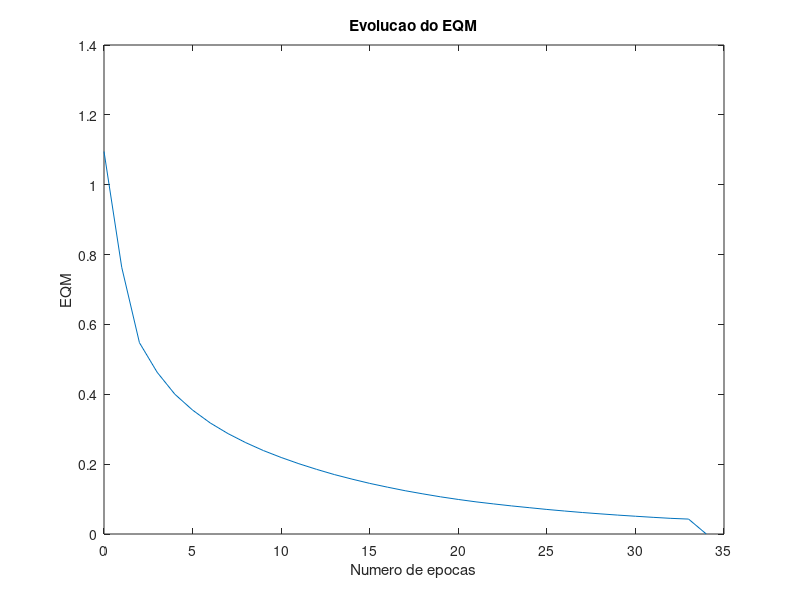

The MATLAB script that drew this image:
%************************************************************************
% Saida deve ser codificada em -1, 1
% X - Entrada (Nxne)
% d - Saida desejada (Nxns)
% N - numero de instâncias
% ne - numero de entradas
% ns - numero de saidas
% Exemplo
        X = [0 0; 0 1; 1 0; 1 1]
        d = [ -1; -1; -1; 1]
%        W=perceptron(X,d)
% ***********************************************************************

 %data=load('iris.txt');
 %X=data(:,1:4);
 
 IRIS_SETOSA = 1;
 IRIS_VERSICOLOR = 2;
 IRIS_VIRGINICA = 3;

function W=perceptron(X,d)

N=size(X,1);     % numero de exemplos
X=[ones(N,1),X]; % adciona o termo de bias
ne=size(X,2);    % numero de entradas
ns=size(d,2);    % numero de saidas
W = rand(ns,ne)/5; %inicializa os pesos
Y=calc_saida(X,W);  %calcula a saida do perceptron
erro = Y - d; % calcula o erro
EQM = 1/N*sum(sum(erro.*erro)); %Erro quadratico médico
nit = 0;
nitmax = 10000;
vet_erro=EQM;
while EQM > 1e-6 & nit<nitmax
    nit = nit + 1;
    dJdW = calc_grad(X,d,W,N);
    dir = -dJdW;
    alfa=calc_alfa(X,d,W,dir,N);
    W = W + alfa*dir;
    Y=calc_saida(X,W);
    erro = Y - d;
    EQM = 1/N*sum(sum(erro.*erro))
    vet_erro=[vet_erro;EQM];
end
%plot(0:nit,vet_erro,'linewidth',2)
plot(0:nit,vet_erro)
xlabel('Numero de epocas')
ylabel('EQM')
title ('Evolucao do EQM')
end

function clasificar_tipos(X)
  numeroColunas = size(X,2)
  numeroTotal = size(X,1);
  indice = 0;
  tipoLista = []
  
  while indice < numeroTotal
    indice = indice + 1;
    tipo = [X(indice, numeroColunas)];
    j = 0
    valorExistente = false
    while j<size(tipoLista, 2)
      j = j+1
      if tipoLista(j) == tipo
        valorExistente = true
      end  
    end
    
    if !valorExistente
      tipoLista = [tipoLista, tipo]
    end
  end
end 

function [X]=carregaDataSet()
 data=load('dataSetIrisTiposClassified.txt');
 X=data(:,1:5);
end

function oneVsOne()

 X = carregaDataSet();
 
 matriz_setosa = seleciona_dataset_por_tipo(IRIS_SETOSA, X);
 matriz_versicolor = seleciona_dataset_por_tipo(IRIS_VERSICOLOR, X);
 matriz_virginica = seleciona_dataset_por_tipo(IRIS_VIRGINICA, X);
 
 setosa_vs_versicolor = matriz_a_vs_matriz_b(matriz_setosa, matriz_versicolor);
 setosa_vs_virginica = matriz_a_vs_matriz_b(matriz_setosa, matriz_virginica);
 versicolor_vs_virginica = matriz_a_vs_matriz_b(matriz_versicolor, matriz_virginica);
 
 [setosa_vs_versicolor_treino, setosa_validacao, versicolor_validacao]=obtem_treino_validacao(setosa_vs_versicolor);
 
 %W=perceptron(setosa_vs_versicolor_treino(:,1:4),setosa_vs_versicolor_treino(:,6));
 resultado_setosa_validacao = predicit_one(setosa_vs_versicolor_treino(:,1:4),setosa_vs_versicolor_treino(:,6), setosa_validacao(:,1:4))
 resultado_versicolor_validacao = predicit_one(setosa_vs_versicolor_treino(:,1:4),setosa_vs_versicolor_treino(:,6), versicolor_validacao(:,1:4))
 
 [setosa_vs_virginica_treino, setosa_validacao, virginica_validacao]=obtem_treino_validacao(setosa_vs_virginica);
 
 resultado_setosa_validacao = predicit_one(setosa_vs_virginica_treino(:,1:4),setosa_vs_virginica_treino(:,6), setosa_validacao(:,1:4))
 resultado_virginica_validacao = predicit_one(setosa_vs_virginica_treino(:,1:4),setosa_vs_virginica_treino(:,6), virginica_validacao(:,1:4))
 
 [versicolor_vs_virginica_treino, versicolor_validacao, virginica_validacao]=obtem_treino_validacao(versicolor_vs_virginica);
 
 resultado_versicolor_validacao = predicit_one(versicolor_vs_virginica_treino(:,1:4),versicolor_vs_virginica_treino(:,6), versicolor_validacao(:,1:4));
 resultado_virginica_validacao = predicit_one(versicolor_vs_virginica_treino(:,1:4),versicolor_vs_virginica_treino(:,6), virginica_validacao(:,1:4));
 
  
end  

function [taxa_acerto]=validacao_resultado(resultado, resultado_esperado)
   qtd_resultado_esperado = size(resultado == resultado_esperado)
   qtd_resultado = size(resultado)
   taxa_acerto = 0
   if qtd_resultado_esperado == qtd_resultado
     taxa_acerto = 100;
   else
     taxa_acerto = qtd_resultado_esperado*100/qtd_resultado
   end   
end  

function [matriz_final]=matriz_a_vs_matriz_b(ma, mb)

  ma_saida = define_saida_matriz(ma, 1)
  mb_saida = define_saida_matriz(mb, -1)
  
  matriz_final = [ma_saida; mb_saida];
end

function [data_set]=define_saida_matriz(X, saida)
  indice = 0;
  numLinhas = size(X,1)
  data_set = [];
  while indice < numLinhas
    indice = indice +1;
    data_set = [data_set; X(indice,:), saida]
  end
end  

function [matriz]=seleciona_dataset_por_tipo(tipo, dataSet)
  indice = 0;
  matriz = [];
  while indice < size(dataSet, 1)
    indice = indice + 1;
    valor = dataSet(indice,size(dataSet, 2));
    if valor == tipo
      matriz = [matriz; dataSet(indice,:)];
    end 
  end
end  

function [matrizTreino, matrizValidacaoPositiva, matrizValidacaoNegativa]=obtem_treino_validacao(X)
  matrizValoresPositivo = [];
  matrizValoresNegativos = [];
  numeroTreinoTotal = size(X,1);
  numeroColunasMatrizEntrada = size(X,2);
  
  indice = 0;
  
  while indice < numeroTreinoTotal
    indice = indice + 1;
    valorLinha = X(indice,:);
    resultadoTreino = valorLinha(numeroColunasMatrizEntrada);
    if (resultadoTreino == 1)
      matrizValoresPositivo = [matrizValoresPositivo; valorLinha];
    else 
      matrizValoresNegativos = [matrizValoresNegativos; valorLinha];
    end 
  end 
  
  numeroTreinoPositivo=size(matrizValoresPositivo,1);
  numTreino = 0;
  numTreino = numeroTreinoPositivo*0.6;
  
  numTreino = ceil(numTreino);
  numValidacao = numeroTreinoPositivo - numTreino;
  
  matrizTreino = matrizValoresPositivo(1:numTreino,:);
  matrizValidacaoPositiva = matrizValoresPositivo(1:numValidacao, :);
  matrizTreino = [matrizTreino;matrizValoresNegativos];
  matrizValidacaoNegativa = matrizValoresNegativos;
 
end

function R=predicit_one(X, d, Xv)
  W=perceptron(X,d)
  N=size(Xv,1);     % numero de exemplos
  Xv=[ones(N,1),Xv]; % adciona o termo de bias  
  R=calc_saida(Xv,W);
end

function dJdW=calc_grad(X,d,W,N)
Z=X*W';
Y= tanh(Z);
erro = Y -d;
dJdW = 1/N*((erro.*(1-Y.*Y))'*X);

end

function Y=calc_saida(X,W)
Z=X*W';
Y= tanh(Z);
end

function alfa=calc_alfa(X,d,W,dir,N)
alfa_l= 0;
alfa_u= rand;
Wnew = W + alfa_u*dir;
%*******************************************************
% calcula o alfa_u positivo
g=calc_grad(X,d,Wnew,N);
h=g(:)'*dir(:);
while h<0
    alfa_u = 2*alfa_u;
    Wnew = W + alfa_u*dir;
    g=calc_grad(X,d,Wnew,N);
    h=g(:)'*dir(:);
end
%**********************************************************
alfa_m = (alfa_l+alfa_u)/2;
k = ceil(log((alfa_u-alfa_l)/1.0e-5));
nit = 0;

while nit<k & abs(h)>1.0e-5
    Wnew = W + alfa_m*dir;
    g=calc_grad(X,d,Wnew,N);
    h=g(:)'*dir(:);
    if h>0
        alfa_u = alfa_m;
    else
        alfa_l = alfa_m;
    end
    alfa_m = (alfa_l+alfa_u)/2;
end
alfa = alfa_m;
end

W = perceptron(X,d)
